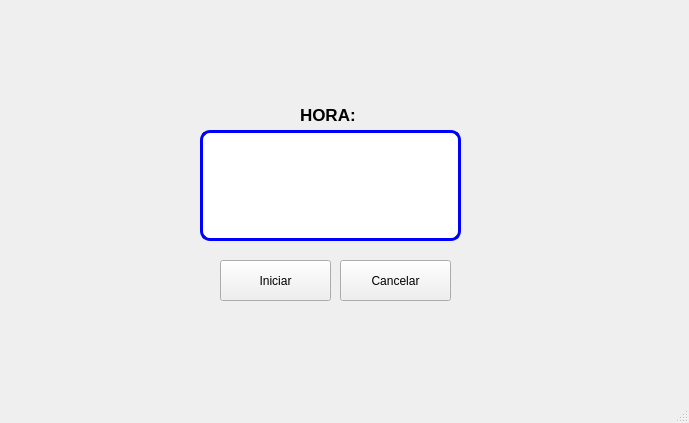
<?xml version="1.0" encoding="UTF-8"?>
<ui version="4.0">
 <class>MainWindow</class>
 <widget class="QMainWindow" name="MainWindow">
  <property name="geometry">
   <rect>
    <x>0</x>
    <y>0</y>
    <width>689</width>
    <height>423</height>
   </rect>
  </property>
  <property name="windowTitle">
   <string>MainWindow</string>
  </property>
  <widget class="QWidget" name="centralwidget">
   <widget class="QLabel" name="label">
    <property name="geometry">
     <rect>
      <x>300</x>
      <y>100</y>
      <width>61</width>
      <height>31</height>
     </rect>
    </property>
    <property name="font">
     <font>
      <pointsize>13</pointsize>
     </font>
    </property>
    <property name="text">
     <string>&lt;html&gt;&lt;head/&gt;&lt;body&gt;&lt;p&gt;&lt;span style=&quot; font-weight:600;&quot;&gt;HORA:&lt;/span&gt;&lt;/p&gt;&lt;/body&gt;&lt;/html&gt;</string>
    </property>
   </widget>
   <widget class="QLineEdit" name="txt_temporizador">
    <property name="geometry">
     <rect>
      <x>200</x>
      <y>130</y>
      <width>261</width>
      <height>111</height>
     </rect>
    </property>
    <property name="font">
     <font>
      <pointsize>11</pointsize>
     </font>
    </property>
    <property name="styleSheet">
     <string notr="true">border: 3px solid blue;
border-radius:10px</string>
    </property>
    <property name="text">
     <string/>
    </property>
   </widget>
   <widget class="QLabel" name="label_11">
    <property name="geometry">
     <rect>
      <x>10</x>
      <y>10</y>
      <width>141</width>
      <height>61</height>
     </rect>
    </property>
    <property name="text">
     <string/>
    </property>
    <property name="pixmap">
     <pixmap resource="../../Archivos/Recursos.qrc">:/Logos/UAT.png</pixmap>
    </property>
    <property name="scaledContents">
     <bool>true</bool>
    </property>
   </widget>
   <widget class="QLabel" name="label_10">
    <property name="geometry">
     <rect>
      <x>540</x>
      <y>300</y>
      <width>121</width>
      <height>71</height>
     </rect>
    </property>
    <property name="text">
     <string/>
    </property>
    <property name="pixmap">
     <pixmap resource="../../Archivos/Recursos.qrc">:/Logos/Castor.jpg</pixmap>
    </property>
    <property name="scaledContents">
     <bool>true</bool>
    </property>
   </widget>
   <widget class="QLabel" name="label_9">
    <property name="geometry">
     <rect>
      <x>510</x>
      <y>20</y>
      <width>161</width>
      <height>61</height>
     </rect>
    </property>
    <property name="styleSheet">
     <string notr="true">background-image: url(:/NLogos/Facultad.jpg);</string>
    </property>
    <property name="text">
     <string/>
    </property>
    <property name="pixmap">
     <pixmap resource="../../Archivos/Recursos.qrc">:/Logos/facultad_ingenieria_tampico.png</pixmap>
    </property>
    <property name="scaledContents">
     <bool>true</bool>
    </property>
   </widget>
   <widget class="QPushButton" name="btn_temporizador">
    <property name="geometry">
     <rect>
      <x>220</x>
      <y>260</y>
      <width>111</width>
      <height>41</height>
     </rect>
    </property>
    <property name="text">
     <string>Iniciar</string>
    </property>
   </widget>
   <widget class="QPushButton" name="btn_temporizador_2">
    <property name="geometry">
     <rect>
      <x>340</x>
      <y>260</y>
      <width>111</width>
      <height>41</height>
     </rect>
    </property>
    <property name="text">
     <string>Cancelar</string>
    </property>
   </widget>
  </widget>
  <widget class="QMenuBar" name="menubar">
   <property name="geometry">
    <rect>
     <x>0</x>
     <y>0</y>
     <width>689</width>
     <height>21</height>
    </rect>
   </property>
  </widget>
  <widget class="QStatusBar" name="statusbar"/>
 </widget>
 <resources>
  <include location="../../Archivos/Recursos.qrc"/>
  <include location="../../../Archivos/Recursos.qrc"/>
 </resources>
 <connections/>
</ui>
